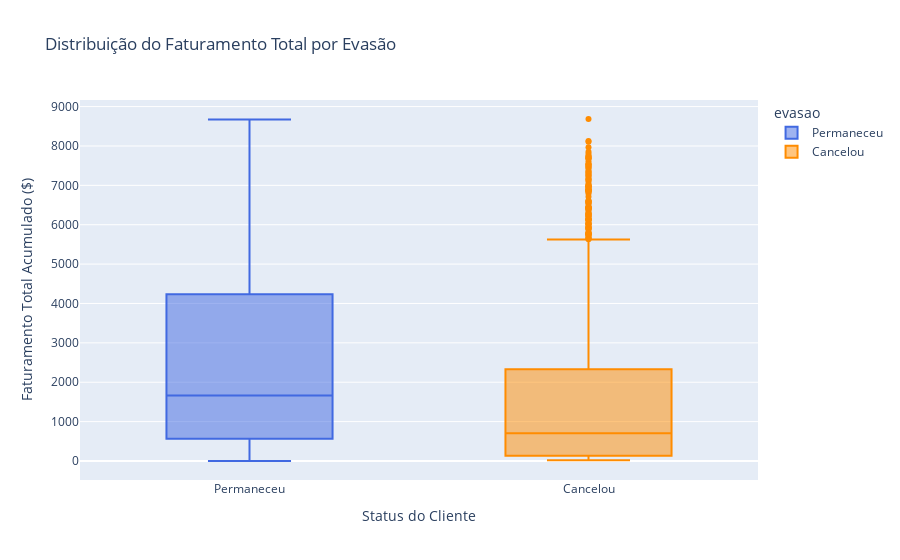

Write notebook code for a chart like this one.
### Code cell
#Análise 3: Evasão por Faturamento Total

fig_total = px.box(
    df_plot_numerico,
    x='evasao',
    y='faturamento_total',
    color='evasao',
    title='Distribuição do Faturamento Total por Evasão',
    color_discrete_map={'Permaneceu': 'royalblue', 'Cancelou': 'darkorange'}
)

fig_total.update_layout(xaxis_title='Status do Cliente', yaxis_title='Faturamento Total Acumulado ($)')
fig_total.show()

### Figure 1 — Plotly figure (JSON) as saved in the notebook; plotly's stock layout.template omitted (floating-point values rounded to 4 significant figures; data arrays with more than 128 entries replaced by an {"elided": "..."} marker saying what was removed)
{"data": [{"alignmentgroup": "True", "hovertemplate": "evasao=%{x}<br>faturamento_total=%{y}<extra></extra>", "legendgroup": "Permaneceu", "marker": {"color": "royalblue"}, "name": "Permaneceu", "notched": false, "offsetgroup": "Permaneceu", "orientation": "v", "showlegend": true, "type": "box", "x": {"elided": "5398 str values"}, "x0": " ", "xaxis": "x", "y": {"elided": "5398 float values"}, "y0": " ", "yaxis": "y"}, {"alignmentgroup": "True", "hovertemplate": "evasao=%{x}<br>faturamento_total=%{y}<extra></extra>", "legendgroup": "Cancelou", "marker": {"color": "darkorange"}, "name": "Cancelou", "notched": false, "offsetgroup": "Cancelou", "orientation": "v", "showlegend": true, "type": "box", "x": {"elided": "1869 str values"}, "x0": " ", "xaxis": "x", "y": {"elided": "1869 float values"}, "y0": " ", "yaxis": "y"}], "layout": {"boxmode": "overlay", "legend": {"title": {"text": "evasao"}, "tracegroupgap": 0}, "title": {"text": "Distribuição do Faturamento Total por Evasão"}, "xaxis": {"anchor": "y", "categoryarray": ["Permaneceu", "Cancelou"], "categoryorder": "array", "domain": [0, 1], "title": {"text": "Status do Cliente"}}, "yaxis": {"anchor": "x", "domain": [0, 1], "title": {"text": "Faturamento Total Acumulado ($)"}}}}
